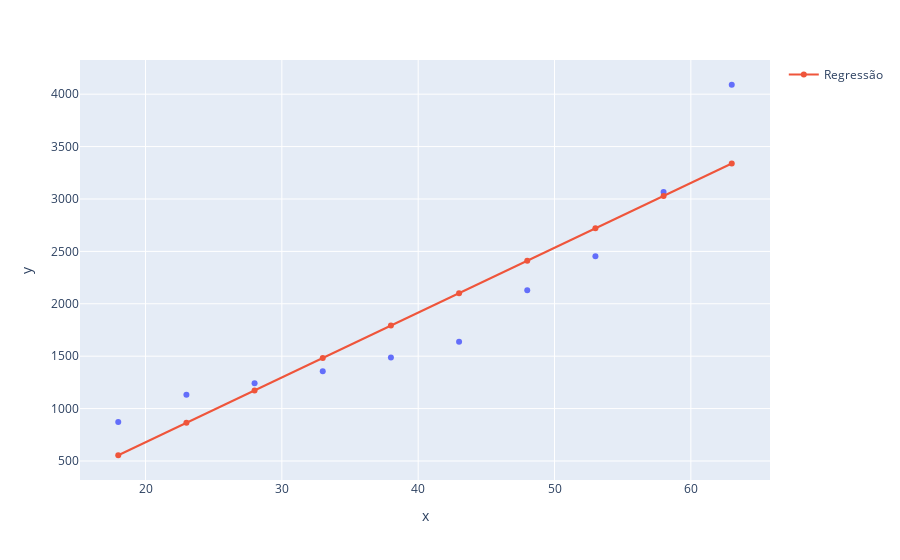

The code cell stored with this chart in its notebook:
### Code cell
grafico = px.scatter(x= X.ravel(), y= Y)
grafico.add_scatter(x= X.ravel(), y= previsoes, name= "Regressão")
grafico.show()

### Figure 1 — Plotly figure (JSON) as saved in the notebook; plotly's stock layout.template omitted (floating-point values rounded to 4 significant figures)
{"data": [{"hovertemplate": "x=%{x}<br>y=%{y}<extra></extra>", "legendgroup": "", "marker": {"color": "#636efa", "symbol": "circle"}, "mode": "markers", "name": "", "orientation": "v", "showlegend": false, "type": "scatter", "x": [18, 23, 28, 33, 38, 43, 48, 53, 58, 63], "xaxis": "x", "y": [871, 1132, 1242, 1356, 1488, 1638, 2130, 2454, 3066, 4090], "yaxis": "y"}, {"name": "Regressão", "type": "scatter", "x": [18, 23, 28, 33, 38, 43, 48, 53, 58, 63], "y": [554.7, 864.0, 1173.0, 1483.0, 1792.0, 2101.0, 2411.0, 2720.0, 3029.0, 3339.0]}], "layout": {"legend": {"tracegroupgap": 0}, "margin": {"t": 60}, "xaxis": {"anchor": "y", "domain": [0, 1], "title": {"text": "x"}}, "yaxis": {"anchor": "x", "domain": [0, 1], "title": {"text": "y"}}}}
